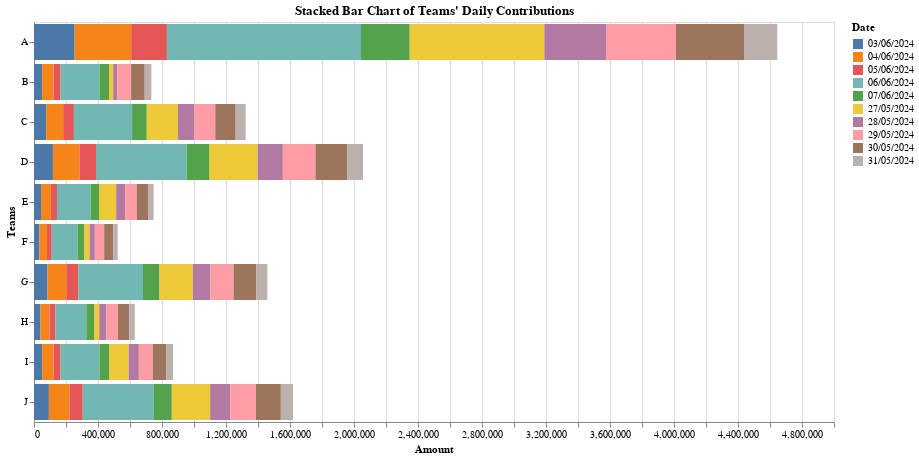

The code cell stored with this chart in its notebook:
### Code cell
# Melt the DataFrame to long format for daily data
df_melted = df.melt(id_vars=["TEAMS", "TOTAL"], var_name="Date", value_name="Amount")

# Stacked bar chart
stacked_bar_chart = alt.Chart(df_melted).mark_bar().encode(
    y=alt.X('TEAMS:N', title='Teams'),
    x=alt.Y('Amount:Q', stack='zero', title='Amount'),
    color=alt.Color('Date:N', title='Date'),
    tooltip=['TEAMS:N', 'Date:N', 'Amount:Q'],
    
).properties(
    title="Stacked Bar Chart of Teams' Daily Contributions",
    height=400,
    width=800
).interactive()
stacked_bar_chart

### Figure 1 — Vega-Lite specification as saved in the notebook (floating-point values rounded to 4 significant figures)
{"config": {"view": {"continuousWidth": 300, "continuousHeight": 300}}, "data": {"name": "data-1b71edd033fc6a9a1334ee8191be421f"}, "mark": {"type": "bar"}, "encoding": {"color": {"field": "Date", "title": "Date", "type": "nominal"}, "tooltip": [{"field": "TEAMS", "type": "nominal"}, {"field": "Date", "type": "nominal"}, {"field": "Amount", "type": "quantitative"}], "x": {"field": "Amount", "stack": "zero", "title": "Amount", "type": "quantitative"}, "y": {"field": "TEAMS", "title": "Teams", "type": "nominal"}}, "height": 400, "params": [{"name": "param_8", "select": {"type": "interval", "encodings": ["x", "y"]}, "bind": "scales"}], "title": "Stacked Bar Chart of Teams' Daily Contributions", "width": 800, "$schema": "https://vega.github.io/schema/vega-lite/v5.17.0.json", "datasets": {"data-1b71edd033fc6a9a1334ee8191be421f": [{"TEAMS": "A ", "TOTAL": 4645167, "Date": "27/05/2024", "Amount": 842251}, {"TEAMS": "B", "TOTAL": 733546, "Date": "27/05/2024", "Amount": 25344}, {"TEAMS": "C", "TOTAL": 1322786, "Date": "27/05/2024", "Amount": 195532}, {"TEAMS": "D", "TOTAL": 2056624, "Date": "27/05/2024", "Amount": 302165}, {"TEAMS": "E", "TOTAL": 747454, "Date": "27/05/2024", "Amount": 106609}, {"TEAMS": "F", "TOTAL": 523001, "Date": "27/05/2024", "Amount": 34312}, {"TEAMS": "G", "TOTAL": 1458473, "Date": "27/05/2024", "Amount": 210137}, {"TEAMS": "H", "TOTAL": 629989, "Date": "27/05/2024", "Amount": 32023}, {"TEAMS": "I", "TOTAL": 869108, "Date": "27/05/2024", "Amount": 121980}, {"TEAMS": "J", "TOTAL": 1618937, "Date": "27/05/2024", "Amount": 240397}, {"TEAMS": "A ", "TOTAL": 4645167, "Date": "28/05/2024", "Amount": 385668}, {"TEAMS": "B", "TOTAL": 733546, "Date": "28/05/2024", "Amount": 24753}, {"TEAMS": "C", "TOTAL": 1322786, "Date": "28/05/2024", "Amount": 102077}, {"TEAMS": "D", "TOTAL": 2056624, "Date": "28/05/2024", "Amount": 157744}, {"TEAMS": "E", "TOTAL": 747454, "Date": "28/05/2024", "Amount": 55655}, {"TEAMS": "F", "TOTAL": 523001, "Date": "28/05/2024", "Amount": 33057}, {"TEAMS": "G", "TOTAL": 1458473, "Date": "28/05/2024", "Amount": 109701}, {"TEAMS": "H", "TOTAL": 629989, "Date": "28/05/2024", "Amount": 44076}, {"TEAMS": "I", "TOTAL": 869108, "Date": "28/05/2024", "Amount": 63679}, {"TEAMS": "J", "TOTAL": 1618937, "Date": "28/05/2024", "Amount": 125498}, {"TEAMS": "A ", "TOTAL": 4645167, "Date": "29/05/2024", "Amount": 436829}, {"TEAMS": "B", "TOTAL": 733546, "Date": "29/05/2024", "Amount": 87366}, {"TEAMS": "C", "TOTAL": 1322786, "Date": "29/05/2024", "Amount": 131049}, {"TEAMS": "D", "TOTAL": 2056624, "Date": "29/05/2024", "Amount": 203853}, {"TEAMS": "E", "TOTAL": 747454, "Date": "29/05/2024", "Amount": 72805}, {"TEAMS": "F", "TOTAL": 523001, "Date": "29/05/2024", "Amount": 58244}, {"TEAMS": "G", "TOTAL": 1458473, "Date": "29/05/2024", "Amount": 145160}, {"TEAMS": "H", "TOTAL": 629989, "Date": "29/05/2024", "Amount": 72805}, {"TEAMS": "I", "TOTAL": 869108, "Date": "29/05/2024", "Amount": 87366}, {"TEAMS": "J", "TOTAL": 1618937, "Date": "29/05/2024", "Amount": 160170}, {"TEAMS": "A ", "TOTAL": 4645167, "Date": "30/05/2024", "Amount": 425511}, {"TEAMS": "B", "TOTAL": 733546, "Date": "30/05/2024", "Amount": 85102}, {"TEAMS": "C", "TOTAL": 1322786, "Date": "30/05/2024", "Amount": 127653}, {"TEAMS": "D", "TOTAL": 2056624, "Date": "30/05/2024", "Amount": 198572}, {"TEAMS": "E", "TOTAL": 747454, "Date": "30/05/2024", "Amount": 70918}, {"TEAMS": "F", "TOTAL": 523001, "Date": "30/05/2024", "Amount": 56735}, {"TEAMS": "G", "TOTAL": 1458473, "Date": "30/05/2024", "Amount": 141837}, {"TEAMS": "H", "TOTAL": 629989, "Date": "30/05/2024", "Amount": 70918}, {"TEAMS": "I", "TOTAL": 869108, "Date": "30/05/2024", "Amount": 85102}, {"TEAMS": "J", "TOTAL": 1618937, "Date": "30/05/2024", "Amount": 156021}, {"TEAMS": "A ", "TOTAL": 4645167, "Date": "31/05/2024", "Amount": 207589}, {"TEAMS": "B", "TOTAL": 733546, "Date": "31/05/2024", "Amount": 41518}, {"TEAMS": "C", "TOTAL": 1322786, "Date": "31/05/2024", "Amount": 62277}, {"TEAMS": "D", "TOTAL": 2056624, "Date": "31/05/2024", "Amount": 98875}, {"TEAMS": "E", "TOTAL": 747454, "Date": "31/05/2024", "Amount": 34598}, {"TEAMS": "F", "TOTAL": 523001, "Date": "31/05/2024", "Amount": 27678}, {"TEAMS": "G", "TOTAL": 1458473, "Date": "31/05/2024", "Amount": 69196}, {"TEAMS": "H", "TOTAL": 629989, "Date": "31/05/2024", "Amount": 34598}, {"TEAMS": "I", "TOTAL": 869108, "Date": "31/05/2024", "Amount": 41518}, {"TEAMS": "J", "TOTAL": 1618937, "Date": "31/05/2024", "Amount": 76166}, {"TEAMS": "A ", "TOTAL": 4645167, "Date": "03/06/2024", "Amount": 253883}, {"TEAMS": "B", "TOTAL": 733546, "Date": "03/06/2024", "Amount": 50777}, {"TEAMS": "C", "TOTAL": 1322786, "Date": "03/06/2024", "Amount": 76165}, {"TEAMS": "D", "TOTAL": 2056624, "Date": "03/06/2024", "Amount": 118479}, {"TEAMS": "E", "TOTAL": 747454, "Date": "03/06/2024", "Amount": 44007}, {"TEAMS": "F", "TOTAL": 523001, "Date": "03/06/2024", "Amount": 33851}, {"TEAMS": "G", "TOTAL": 1458473, "Date": "03/06/2024", "Amount": 84627}, {"TEAMS": "H", "TOTAL": 629989, "Date": "03/06/2024", "Amount": 40620}, {"TEAMS": "I", "TOTAL": 869108, "Date": "03/06/2024", "Amount": 50777}, {"TEAMS": "J", "TOTAL": 1618937, "Date": "03/06/2024", "Amount": 93092}, {"TEAMS": "A ", "TOTAL": 4645167, "Date": "04/06/2024", "Amount": 353650}, {"TEAMS": "B", "TOTAL": 733546, "Date": "04/06/2024", "Amount": 70730}, {"TEAMS": "C", "TOTAL": 1322786, "Date": "04/06/2024", "Amount": 106096}, {"TEAMS": "D", "TOTAL": 2056624, "Date": "04/06/2024", "Amount": 165037}, {"TEAMS": "E", "TOTAL": 747454, "Date": "04/06/2024", "Amount": 61299}, {"TEAMS": "F", "TOTAL": 523001, "Date": "04/06/2024", "Amount": 47154}, {"TEAMS": "G", "TOTAL": 1458473, "Date": "04/06/2024", "Amount": 117884}, {"TEAMS": "H", "TOTAL": 629989, "Date": "04/06/2024", "Amount": 56585}, {"TEAMS": "I", "TOTAL": 869108, "Date": "04/06/2024", "Amount": 70730}, {"TEAMS": "J", "TOTAL": 1618937, "Date": "04/06/2024", "Amount": 129672}, {"TEAMS": "A ", "TOTAL": 4645167, "Date": "05/06/2024", "Amount": 223232}, {"TEAMS": "B", "TOTAL": 733546, "Date": "05/06/2024", "Amount": 44646}, {"TEAMS": "C", "TOTAL": 1322786, "Date": "05/06/2024", "Amount": 66970}, {"TEAMS": "D", "TOTAL": 2056624, "Date": "05/06/2024", "Amount": 104174}, {"TEAMS": "E", "TOTAL": 747454, "Date": "05/06/2024", "Amount": 38694}, {"TEAMS": "F", "TOTAL": 523001, "Date": "05/06/2024", "Amount": 29763}, {"TEAMS": "G", "TOTAL": 1458473, "Date": "05/06/2024", "Amount": 74411}, {"TEAMS": "H", "TOTAL": 629989, "Date": "05/06/2024", "Amount": 35716}, {"TEAMS": "I", "TOTAL": 869108, "Date": "05/06/2024", "Amount": 44646}, {"TEAMS": "J", "TOTAL": 1618937, "Date": "05/06/2024", "Amount": 81852}, {"TEAMS": "A ", "TOTAL": 4645167, "Date": "06/06/2024", "Amount": 1213174}, {"TEAMS": "B", "TOTAL": 733546, "Date": "06/06/2024", "Amount": 242635}, {"TEAMS": "C", "TOTAL": 1322786, "Date": "06/06/2024", "Amount": 363953}, {"TEAMS": "D", "TOTAL": 2056624, "Date": "06/06/2024", "Amount": 566148}, {"TEAMS": "E", "TOTAL": 747454, "Date": "06/06/2024", "Amount": 210283}, {"TEAMS": "F", "TOTAL": 523001, "Date": "06/06/2024", "Amount": 161757}, {"TEAMS": "G", "TOTAL": 1458473, "Date": "06/06/2024", "Amount": 404393}, {"TEAMS": "H", "TOTAL": 629989, "Date": "06/06/2024", "Amount": 194107}, {"TEAMS": "I", "TOTAL": 869108, "Date": "06/06/2024", "Amount": 242635}, {"TEAMS": "J", "TOTAL": 1618937, "Date": "06/06/2024", "Amount": 444830}, {"TEAMS": "A ", "TOTAL": 4645167, "Date": "07/06/2024", "Amount": 303380}, {"TEAMS": "B", "TOTAL": 733546, "Date": "07/06/2024", "Amount": 60675}, {"TEAMS": "C", "TOTAL": 1322786, "Date": "07/06/2024", "Amount": 91014}, {"TEAMS": "D", "TOTAL": 2056624, "Date": "07/06/2024", "Amount": 141577}, {"TEAMS": "E", "TOTAL": 747454, "Date": "07/06/2024", "Amount": 52586}, {"TEAMS": "F", "TOTAL": 523001, "Date": "07/06/2024", "Amount": 40450}, {"TEAMS": "G", "TOTAL": 1458473, "Date": "07/06/2024", "Amount": 101127}, {"TEAMS": "H", "TOTAL": 629989, "Date": "07/06/2024", "Amount": 48541}, {"TEAMS": "I", "TOTAL": 869108, "Date": "07/06/2024", "Amount": 60675}, {"TEAMS": "J", "TOTAL": 1618937, "Date": "07/06/2024", "Amount": 111239}]}}
